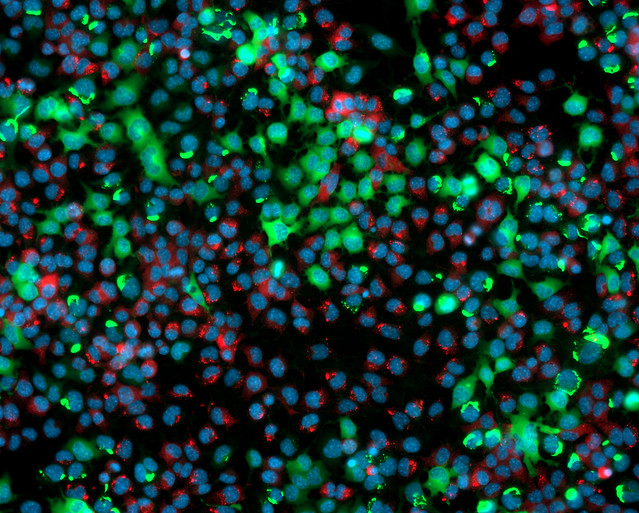
#> input picture data/test_image.jpg, 639 x 513 px, found by its file name
$ python image_processing_pillow.py
#> lines starting #> are read from the running program, lines starting #| are printed output that depends on the picture
from PIL import Image
img1 = Image.open("/Users/grnho/Desktop/image-processing-fundamentals/data/test_image.jpg")
#> img1 is the input picture: PIL image 639x513 RGB; mean R, G, B 18, 54.1, 48.1

print(img1.format)
#| JPEG
print(img1.mode)
#| RGB
#RGB

small_img = img1.resize((200, 300))
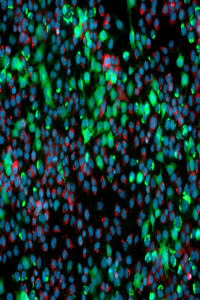
#> small_img: PIL image 200x300 RGB; mean R, G, B 18, 54.1, 48.1
small_img.save("/Users/grnho/Desktop/image-processing-fundamentals/data/test_image_small.jpg")

#resized it but did not keep the aspect ratio
#resized does not have size limit but thumbnail has the max that cannot exceed the org size
"""
img1.thumbnail((200,300))
img1.save("/Users/grnho/Desktop/image-processing-fundamentals/data/tmbnail_image.jpg")
"""
print(img1.size)
#| (639, 513)

cropped_img = img1.crop((0,0,300,300))
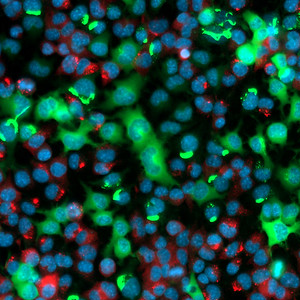
#> cropped_img: PIL image 300x300 RGB; mean R, G, B 18.3, 65.3, 54.9
cropped_img.save("/Users/grnho/Desktop/image-processing-fundamentals/data/cropped_image.jpg")

img2 = Image.open("/Users/grnho/Desktop/image-processing-fundamentals/data/monkey.jpg")
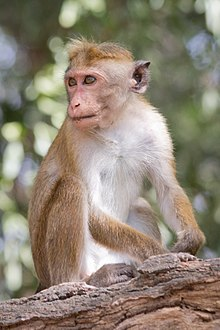
#> input picture data/monkey.jpg, 220 x 330 px, found by its file name
#> img2 is the input picture: PIL image 220x330 RGB; mean R, G, B 143.4, 132.2, 116.5
print(img2.size)
#| (220, 330)

img2.thumbnail((150, 200))
#> img2: PIL image 133x200 RGB
print(img2.size)
#| (133, 200)

img1_copy = img1.copy()
img1_copy.paste(img2, (50, 50))
img1_copy.save("/Users/grnho/Desktop/image-processing-fundamentals/data/pasted_img.jpg")

img45 = img1.rotate(45, expand = True)
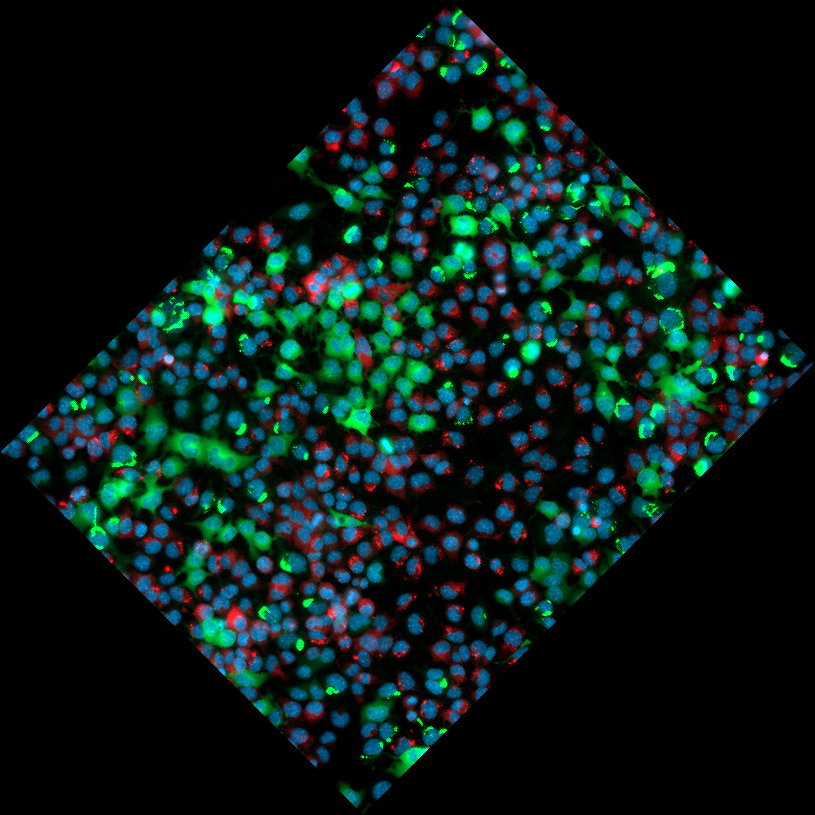
#> img45: PIL image 815x815 RGB; mean R, G, B 8.9, 26.7, 23.7
img45.save("/Users/grnho/Desktop/image-processing-fundamentals/data/rotate45.jpg")

img_flipLR = img2.transpose(Image.FLIP_LEFT_RIGHT)
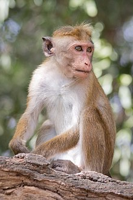
#> img_flipLR: PIL image 133x200 RGB; mean R, G, B 143.4, 132.2, 116.5
img_flipLR.save("/Users/grnho/Desktop/image-processing-fundamentals/data/FlippedLR.jpg")

img_flipTB = img2.transpose(Image.FLIP_TOP_BOTTOM)
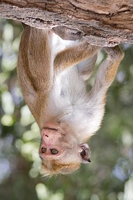
#> img_flipTB: PIL image 133x200 RGB; mean R, G, B 143.4, 132.2, 116.5
img_flipTB.save("/Users/grnho/Desktop/image-processing-fundamentals/data/FlippedTB.jpg")

grey_img = img2.convert("L")
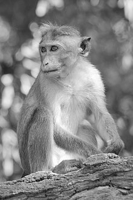
#> grey_img: PIL image 133x200 L; min 9, max 254, mean 133.8
grey_img.save("/Users/grnho/Desktop/image-processing-fundamentals/data/grey_monkey.jpg")
